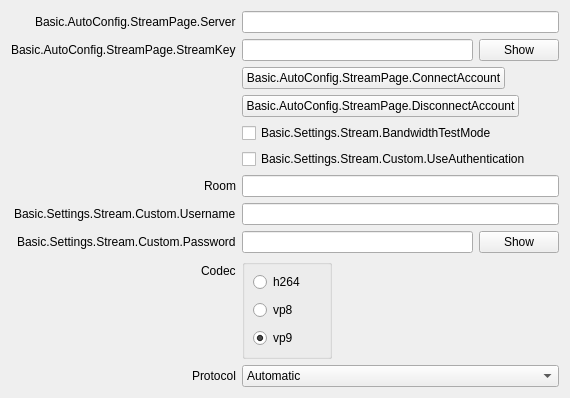
           <widget class="QWidget" name="streamKeyPage">
            <layout class="QFormLayout" name="streamkeyPageLayout">
             <property name="fieldGrowthPolicy">
              <enum>QFormLayout::AllNonFixedFieldsGrow</enum>
             </property>
             <property name="labelAlignment">
              <set>Qt::AlignRight|Qt::AlignTrailing|Qt::AlignVCenter</set>
             </property>
             <item row="0" column="0">
              <widget class="QLabel" name="serverLabel">
               <property name="text">
                <string>Basic.AutoConfig.StreamPage.Server</string>
               </property>
              </widget>
             </item>
             <item row="1" column="0">
              <widget class="QLabel" name="streamKeyLabel">
               <property name="text">
                <string>Basic.AutoConfig.StreamPage.StreamKey</string>
               </property>
               <property name="openExternalLinks">
                <bool>true</bool>
               </property>
               <property name="buddy">
                <cstring>key</cstring>
               </property>
              </widget>
             </item>
             <item row="1" column="1">
              <widget class="QWidget" name="streamKeyWidget" native="true">
               <layout class="QHBoxLayout" name="horizontalLayout_11">
                <property name="leftMargin">
                 <number>0</number>
                </property>
                <property name="topMargin">
                 <number>0</number>
                </property>
                <property name="rightMargin">
                 <number>0</number>
                </property>
                <property name="bottomMargin">
                 <number>0</number>
                </property>
                <item>
                 <widget class="QLineEdit" name="key">
                  <property name="inputMask">
                   <string notr="true"/>
                  </property>
                  <property name="text">
                   <string notr="true"/>
                  </property>
                  <property name="echoMode">
                   <enum>QLineEdit::Password</enum>
                  </property>
                 </widget>
                </item>
                <item>
                 <widget class="QPushButton" name="show">
                  <property name="text">
                   <string>Show</string>
                  </property>
                 </widget>
                </item>
               </layout>
              </widget>
             </item>
             <item row="2" column="0">
              <spacer name="horizontalSpacer_18">
               <property name="orientation">
                <enum>Qt::Horizontal</enum>
               </property>
               <property name="sizeHint" stdset="0">
                <size>
                 <width>170</width>
                 <height>8</height>
                </size>
               </property>
              </spacer>
             </item>
             <item row="2" column="1">
              <layout class="QHBoxLayout" name="horizontalLayout_15">
               <item>
                <widget class="QPushButton" name="connectAccount2">
                 <property name="text">
                  <string>Basic.AutoConfig.StreamPage.ConnectAccount</string>
                 </property>
                </widget>
               </item>
               <item>
                <spacer name="horizontalSpacer_19">
                 <property name="orientation">
                  <enum>Qt::Horizontal</enum>
                 </property>
                 <property name="sizeHint" stdset="0">
                  <size>
                   <width>40</width>
                   <height>20</height>
                  </size>
                 </property>
                </spacer>
               </item>
              </layout>
             </item>
             <item row="3" column="1">
              <layout class="QHBoxLayout" name="horizontalLayout_23">
               <item>
                <widget class="QPushButton" name="disconnectAccount">
                 <property name="text">
                  <string>Basic.AutoConfig.StreamPage.DisconnectAccount</string>
                 </property>
                </widget>
               </item>
               <item>
                <spacer name="horizontalSpacer_24">
                 <property name="orientation">
                  <enum>Qt::Horizontal</enum>
                 </property>
                 <property name="sizeHint" stdset="0">
                  <size>
                   <width>40</width>
                   <height>20</height>
                  </size>
                 </property>
                </spacer>
               </item>
              </layout>
             </item>
             <item row="4" column="1">
              <widget class="QCheckBox" name="bandwidthTestEnable">
               <property name="text">
                <string>Basic.Settings.Stream.BandwidthTestMode</string>
               </property>
              </widget>
             </item>
             <item row="5" column="1">
              <widget class="QCheckBox" name="useAuth">
               <property name="text">
                <string>Basic.Settings.Stream.Custom.UseAuthentication</string>
               </property>
              </widget>
             </item>
             <item row="6" column="0">
              <widget class="QLabel" name="roomLabel">
               <property name="text">
                <string>Room</string>
               </property>
               <property name="buddy">
                <cstring>room</cstring>
               </property>
              </widget>
             </item>
             <item row="6" column="1">
              <widget class="QLineEdit" name="room"/>
             </item>
             <item row="7" column="0">
              <widget class="QLabel" name="authUsernameLabel">
               <property name="text">
                <string>Basic.Settings.Stream.Custom.Username</string>
               </property>
               <property name="buddy">
                <cstring>authUsername</cstring>
               </property>
              </widget>
             </item>
             <item row="7" column="1">
              <widget class="QLineEdit" name="authUsername"/>
             </item>
             <item row="8" column="0">
              <widget class="QLabel" name="authPwLabel">
               <property name="text">
                <string>Basic.Settings.Stream.Custom.Password</string>
               </property>
               <property name="buddy">
                <cstring>authPw</cstring>
               </property>
              </widget>
             </item>
             <item row="8" column="1">
              <widget class="QWidget" name="authPwWidget" native="true">
               <layout class="QHBoxLayout" name="horizontalLayout_25">
                <property name="leftMargin">
                 <number>0</number>
                </property>
                <property name="topMargin">
                 <number>0</number>
                </property>
                <property name="rightMargin">
                 <number>0</number>
                </property>
                <property name="bottomMargin">
                 <number>0</number>
                </property>
                <item>
                 <widget class="QLineEdit" name="authPw">
                  <property name="echoMode">
                   <enum>QLineEdit::Password</enum>
                  </property>
                 </widget>
                </item>
                <item>
                 <widget class="QPushButton" name="authPwShow">
                  <property name="text">
                   <string>Show</string>
                  </property>
                 </widget>
                </item>
               </layout>
              </widget>
             </item>
             <item row="9" column="1">
              <widget class="QGroupBox" name="codecGroupBox">
               <property name="sizePolicy">
                <sizepolicy hsizetype="Fixed" vsizetype="MinimumExpanding">
                 <horstretch>0</horstretch>
                 <verstretch>0</verstretch>
                </sizepolicy>
               </property>
               <property name="minimumSize">
                <size>
                 <width>90</width>
                 <height>100</height>
                </size>
               </property>
               <property name="title">
                <string/>
               </property>
               <widget class="QWidget" name="verticalLayoutWidget">
                <property name="geometry">
                 <rect>
                  <x>10</x>
                  <y>10</y>
                  <width>71</width>
                  <height>83</height>
                 </rect>
                </property>
                <layout class="QVBoxLayout" name="verticalLayout_7">
                 <property name="leftMargin">
                  <number>1</number>
                 </property>
                 <property name="topMargin">
                  <number>1</number>
                 </property>
                 <property name="rightMargin">
                  <number>1</number>
                 </property>
                 <property name="bottomMargin">
                  <number>1</number>
                 </property>
                 <item>
                  <widget class="QRadioButton" name="h264RadioButton">
                   <property name="text">
                    <string>h264</string>
                   </property>
                   <attribute name="buttonGroup">
                    <string notr="true">codecButtonGroup</string>
                   </attribute>
                  </widget>
                 </item>
                 <item>
                  <widget class="QRadioButton" name="vp8RadioButton">
                   <property name="text">
                    <string>vp8</string>
                   </property>
                   <attribute name="buttonGroup">
                    <string notr="true">codecButtonGroup</string>
                   </attribute>
                  </widget>
                 </item>
                 <item>
                  <widget class="QRadioButton" name="vp9RadioButton">
                   <property name="text">
                    <string>vp9</string>
                   </property>
                   <property name="checked">
                    <bool>true</bool>
                   </property>
                   <attribute name="buttonGroup">
                    <string notr="true">codecButtonGroup</string>
                   </attribute>
                  </widget>
                 </item>
                </layout>
               </widget>
              </widget>
             </item>
             <item row="10" column="0">
              <widget class="QLabel" name="streamProtocolLabel">
               <property name="text">
                <string>Protocol</string>
               </property>
               <property name="buddy">
                <cstring>streamProtocol</cstring>
               </property>
              </widget>
             </item>
             <item row="10" column="1">
              <widget class="QComboBox" name="streamProtocol">
               <property name="currentIndex">
                <number>0</number>
               </property>
               <item>
                <property name="text">
                 <string>Automatic</string>
                </property>
               </item>
               <item>
                <property name="text">
                 <string>UDP</string>
                </property>
               </item>
               <item>
                <property name="text">
                 <string>TCP</string>
                </property>
               </item>
              </widget>
             </item>
             <item row="9" column="0">
              <widget class="QLabel" name="codecLabel">
               <property name="text">
                <string>Codec</string>
               </property>
              </widget>
             </item>
             <item row="0" column="1">
              <widget class="QLineEdit" name="serverName"/>
             </item>
            </layout>
           </widget>
